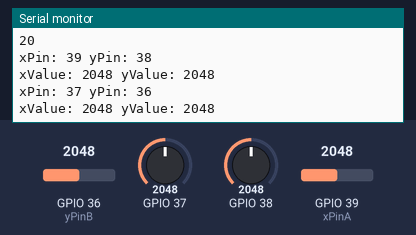
The program below on a simulated ESP32. Shown: the last lines printed to the serial monitor. The inputs (shaded band) are chosen by the test bench; at power-on: GPIO 36 (yPinB) = 2048, GPIO 37 = 2048, GPIO 38 = 2048, GPIO 39 (xPinA) = 2048. No radio packets arrive unless stated.

Above: at 2.2 s.
2.3 s: GPIO 36 (yPinB) set to 1458
At 3.6 s:
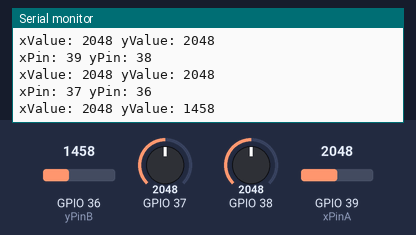
3.8 s: GPIO 36 (yPinB) set to 1369
At 4.8 s:
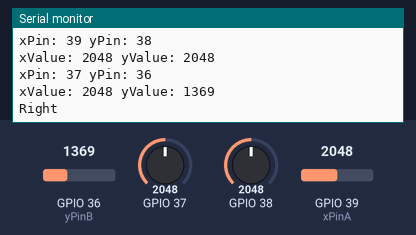
Timing chart, 0 to 6.8 s (numbered marks = the images above; inputs shaded):
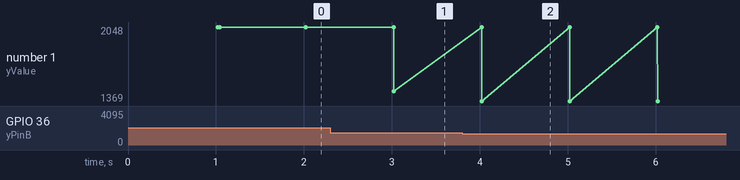

The program:

main.cpp
```cpp
#include <Arduino.h>
#include <LoRa.h>
#include <SPI.h>

//Joystick
#define xPinA A3  // xPin Joystick A
#define yPinA A2  // yPin Joystick A
#define yPinB A0  // yPin Joystick B
#define xPinB A1  // xPin Joystick B

//LoRa
#define DIO0 D3
#define NSS D7
#define frequency 433E6

void sendJoystick(int joypos);
void onReceive(int packetSize);
void onTxDone();
void LoRa_rxMode();
void LoRa_txMode();
void LoRa_sendMessage(String message);
boolean runEvery(unsigned long interval);
int readJoystick(int xPin,int yPin);
void manageSend();

int joyLeft = 0;
int joyRight = 0;
int taskLeft = 0;
int taskRight = 0;

void setup(){
  Serial.begin(9600);
  delay(1000);
  Serial.println("LoRa Start");
  LoRa.setPins( NSS , -1 , DIO0 );
  if (!LoRa.begin(frequency)) {
    Serial.println("LoRa init failed. Check your connections.");
    while (true);
  }
  LoRa.onReceive(onReceive);
  LoRa.onTxDone(onTxDone);
  LoRa_rxMode();
  Serial.println("LoRa init succeeded.");
}

void loop(){
  if(runEvery(1000))
  {
    //Serial.println("Read JoystickA");
    joyLeft = readJoystick(xPinA,yPinA);
    joyLeft += 10;
    //Serial.println("Read JoystickB");
    joyRight = readJoystick(xPinB,yPinB);
    joyRight += 20;

    manageSend();

  }
}

void LoRa_rxMode(){
  //Serial.println("LoRa_rxMode");
  LoRa.enableInvertIQ();                // active invert I and Q signals
  LoRa.receive();                       // set receive mode
}

void LoRa_txMode(){
  //Serial.println("LoRa_txMode");
  LoRa.idle();
  //Serial.println("idle done");          // set standby mode;
  LoRa.disableInvertIQ();              // normal mode
  //Serial.println("disableInvertIQ done");
}

void LoRa_sendMessage(String message) {
  LoRa_txMode();                       // set tx mode
  //Serial.println("Begin message");
  LoRa.beginPacket();                   // start packet
  //Serial.println("Begin packet done");
  LoRa.print(message);                  // add payload
  //Serial.println("Print done");
  LoRa.endPacket(false);                 // finish packet and send it
  //Serial.println("End packet done");
}

void onReceive(int packetSize) {
  String message = "";

  while (LoRa.available()) {
    message += (char)LoRa.read();
  }

  Serial.print("Node Receive: ");
  Serial.println(message);
}

void onTxDone() {
  Serial.println("TxDone");
  LoRa_rxMode();
}

boolean runEvery(unsigned long interval)
{
  static unsigned long previousMillis = 0;
  unsigned long currentMillis = millis();
  if (currentMillis - previousMillis >= interval)
  {
    previousMillis = currentMillis;
    return true;
  }
  return false;
}

int readJoystick(int xPin,int yPin)
{
    int xValue = analogRead(xPin);
    int yValue = analogRead(yPin);

    Serial.print("xPin: ");
    Serial.print(xPin);
    Serial.print(" yPin: ");
    Serial.println(yPin);

    Serial.print("xValue: ");
    Serial.print(xValue);
    Serial.print(" yValue: ");
    Serial.println(yValue);

    if((xValue < 1400)&&(yValue > 1900))
    {
      Serial.println("Left");
      return 1;
    }
    else if((xValue > 2000)&&(yValue < 1400))
    {
      Serial.println("Right");
      return 2;
    }
    else if((yValue > 2500)&&(xValue < 2800))
    {
      Serial.println("Down");
      return 3;
    }
    else if((xValue > 2500)&&(yValue > 1950))
    {
      Serial.println("Up");
      return 4;
    }else{
      return 0;
    }
}

void sendJoystick(int joypos){

  Serial.println(joypos);

  LoRa_sendMessage(String(joypos));
}

void manageSend()
{
  if(!taskLeft)
  {
    sendJoystick(joyLeft);
    taskLeft = joyLeft;
  }else if(taskLeft != joyLeft)
  {
    taskLeft = 0;
  }

  if(!taskRight)
  {
    sendJoystick(joyRight);
    taskRight = joyRight;
  }else if(taskRight != joyRight)
  {
    taskRight = 0;
  }
}
```

example.cpp
```cpp
/*
  LoRa Simple Gateway/Node Exemple

  This code uses InvertIQ function to create a simple Gateway/Node logic.

  Gateway - Sends messages with enableInvertIQ()
          - Receives messages with disableInvertIQ()

  Node    - Sends messages with disableInvertIQ()
          - Receives messages with enableInvertIQ()

  With this arrangement a Gateway never receive messages from another Gateway
  and a Node never receive message from another Node.
  Only Gateway to Node and vice versa.

  This code receives messages and sends a message every second.

  InvertIQ function basically invert the LoRa I and Q signals.

  See the Semtech datasheet, http://www.semtech.com/images/datasheet/sx1276.pdf
  for more on InvertIQ register 0x33.

  created 05 August 2018
  by Luiz H. Cassettari


#include <SPI.h>              // include libraries
#include <LoRa.h>

const long frequency = 915E6;  // LoRa Frequency

const int csPin = 10;          // LoRa radio chip select
const int resetPin = 9;        // LoRa radio reset
const int irqPin = 2;          // change for your board; must be a hardware interrupt pin

void setup() {
  Serial.begin(9600);                   // initialize serial
  while (!Serial);

  LoRa.setPins(csPin, resetPin, irqPin);

  if (!LoRa.begin(frequency)) {
    Serial.println("LoRa init failed. Check your connections.");
    while (true);                       // if failed, do nothing
  }

  Serial.println("LoRa init succeeded.");
  Serial.println();
  Serial.println("LoRa Simple Node");
  Serial.println("Only receive messages from gateways");
  Serial.println("Tx: invertIQ disable");
  Serial.println("Rx: invertIQ enable");
  Serial.println();

  LoRa.onReceive(onReceive);
  LoRa.onTxDone(onTxDone);
  LoRa_rxMode();
}

void loop() {
  if (runEvery(1000)) { // repeat every 1000 millis

    String message = "HeLoRa World! ";
    message += "I'm a Node! ";
    message += millis();

    LoRa_sendMessage(message); // send a message

    Serial.println("Send Message!");
  }
}

void LoRa_rxMode(){
  LoRa.enableInvertIQ();                // active invert I and Q signals
  LoRa.receive();                       // set receive mode
}

void LoRa_txMode(){
  LoRa.idle();                          // set standby mode
  LoRa.disableInvertIQ();               // normal mode
}

void LoRa_sendMessage(String message) {
  LoRa_txMode();                        // set tx mode
  LoRa.beginPacket();                   // start packet
  LoRa.print(message);                  // add payload
  LoRa.endPacket(true);                 // finish packet and send it
}

void onReceive(int packetSize) {
  String message = "";

  while (LoRa.available()) {
    message += (char)LoRa.read();
  }

  Serial.print("Node Receive: ");
  Serial.println(message);
}

void onTxDone() {
  Serial.println("TxDone");
  LoRa_rxMode();
}

boolean runEvery(unsigned long interval)
{
  static unsigned long previousMillis = 0;
  unsigned long currentMillis = millis();
  if (currentMillis - previousMillis >= interval)
  {
    previousMillis = currentMillis;
    return true;
  }
  return false;
}
*/
```

Measured:
- the behaviour switches between 1400 and 1399 on GPIO 36 (yPinB) (found by bisection; images 1 and 2)
- after the input at 2.3 s, the serial monitor: prints a new line after 0.72 s (image 1)
- after the input at 3.8 s, the serial monitor: prints a new line after 0.22 s (image 2)
- plotted number 1: 2048 → 1458 after the input at 2.3 s, 1458 → 1369 after the input at 3.8 s
